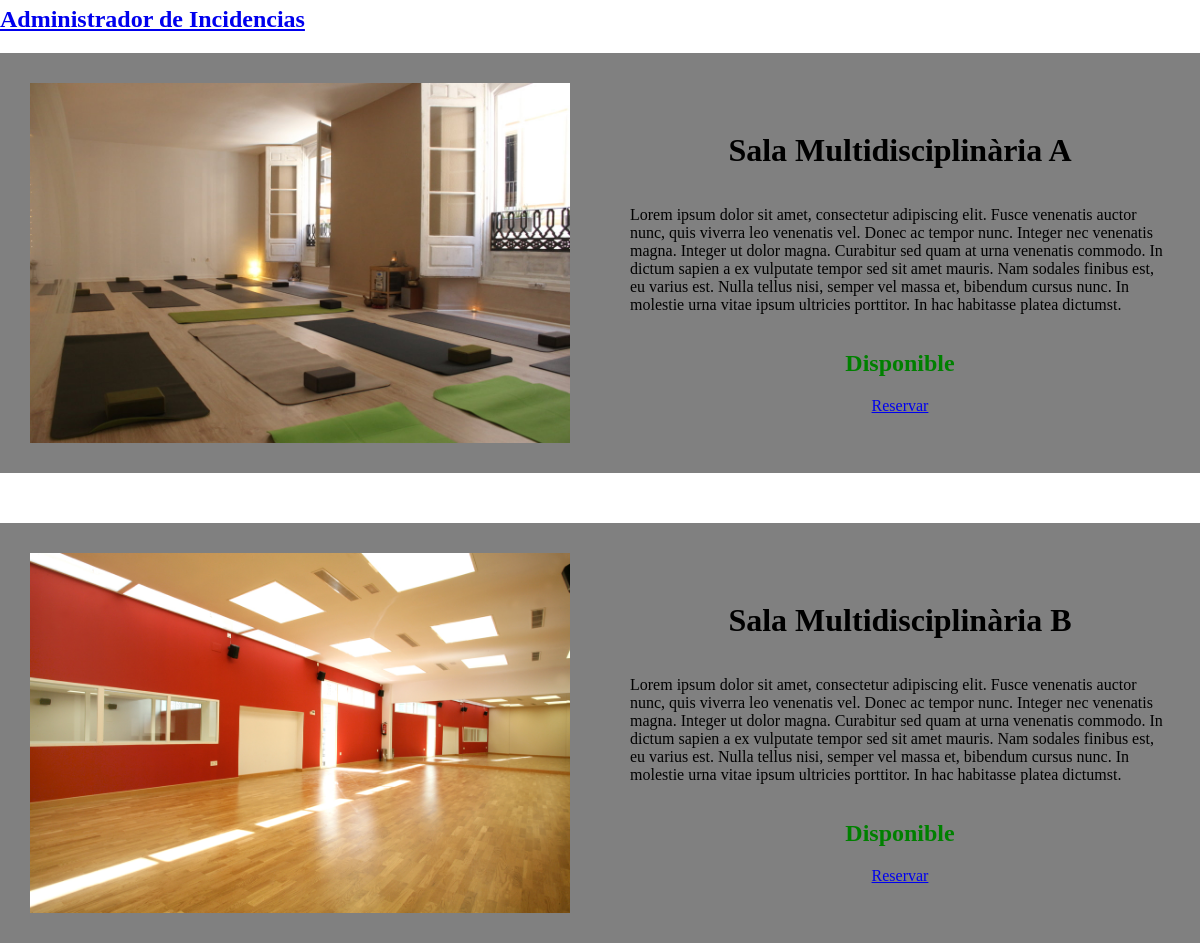
Before: /home.php?variableid=1 (signed in, middle part) with the older database file.
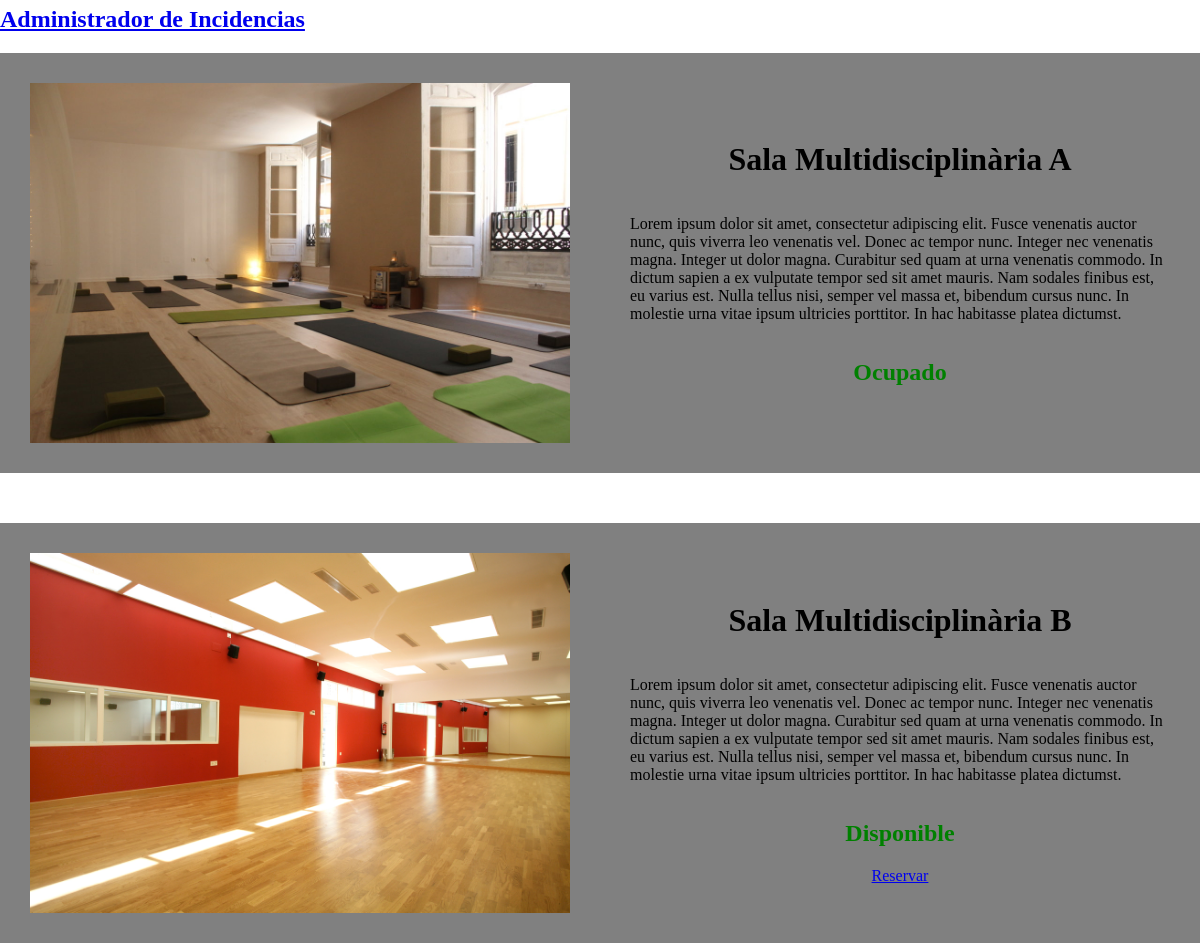
After: the same page with the newer database file.
### tables this page shows
CREATE TABLE `recursos` (
  `id_recurso` int(11) NOT NULL,
  `nom_rec` varchar(50) NOT NULL,
  `disp_rec` enum('Disponible','Ocupado') NOT NULL,
  `tipo_rec` enum('Sala Multidisciplinaria','Sala Informatica','Taller de Cocina','Despacho','Sala de actos','Sala de reuniones','Proyector','Portatil','Movil') NOT NULL,
  `imagen_rec` varchar(100) NOT NULL,
  `desc_rec` text NOT NULL
);

### home.php (the view, shortened to what this page needs)
<!DOCTYPE html>
<html>
<head>
    <link rel="stylesheet" type="text/css" href="css/estilos.css">
</head>
<?php
include "./login/services/connection.php";
?>
<body>
        ?><a href="perfil.php?variableid=<?php echo $_REQUEST['variableid']; ?>"><h2>Mi  Perfil</h2></a><?php
    if($_REQUEST['variableid'] == 1){
        ?><a href="adminIncidencia.php?variableid=<?php echo $_REQUEST['variableid']; ?>"><h2>Administrador de Incidencias</h2></a><?php
    }
    ?>
    <?php
    if(isset($_POST['dispon']) && isset($_POST['recurs'])) {
        $disponibilidad=$_POST['dispon'];
        $tiporecurso=$_POST['recurs'];
    }else {
        $disponibilidad='';
        $tiporecurso='';
    }
    if(isset($_POST['dispon']) && isset($_POST['recurs'])){
        if ($_POST['recurs']=='Todo') {
            $sql="SELECT * FROM recursos WHERE disp_rec LIKE '%$disponibilidad%'; ";
        }else {
            $sql="SELECT * FROM recursos WHERE disp_rec LIKE '%$disponibilidad%' AND tipo_rec LIKE '%$tiporecurso%' ; ";
        }
    }else {
        $sql="SELECT * FROM recursos ; ";
    }
	$result_query=mysqli_query($conn,$sql);
    while ($row = mysqli_fetch_array($result_query)) {
        $rec= $row['id_recurso'];
        ?>
        <div class="content">
            <div class="cont-recursos">
                <div class="rec-unico">
                    <div class="rec-part">
                        <img src=<?php echo $row['imagen_rec']; ?> style="object-fit: cover;">
                    </div>
                    <div class="rec-part">
                        <h1><?php echo $row['nom_rec']; ?></h1>
                        <p>Lorem ipsum dolor sit amet, consectetur adipiscing elit. Fusce venenatis auctor nunc, quis viverra leo venenatis vel. Donec ac tempor nunc. Integer nec venenatis magna. Integer ut dolor magna. Curabitur sed quam at urna venenatis commodo. In dictum sapien a ex vulputate tempor sed sit amet mauris. Nam sodales finibus est, eu varius est. Nulla tellus nisi, semper vel massa et, bibendum cursus nunc. In molestie urna vitae ipsum ultricies porttitor. In hac habitasse platea dictumst.</p>
                        <h2 style="color: green;"><?php echo $row['disp_rec']; ?></h2>
                        <?php
                        if($row['disp_rec']=='Disponible'){
                            ?>
                            <a class="res-button" href="./procesa/reserva.proc.php?variableid=<?php echo $_REQUEST['variableid']; ?>&recurso=<?php echo $rec; ?>" >Reservar</a>
                            <?php
                        }
                        ?>
                    </div>
                </div>
            </div>
        </div style="height: 500px;">
    <?php
    }
    ?>
</body>
</html>

Changed rows visible on the page:
changed recursos "Sala Multidisciplinària A": disp_rec "Disponible" → "Ocupado"; no longer shows "Reservar"
